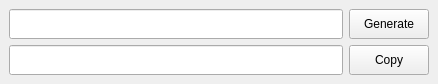
<?xml version="1.0" encoding="UTF-8"?>
<ui version="4.0">
 <class>MainWindow</class>
 <widget class="QMainWindow" name="MainWindow">
  <property name="geometry">
   <rect>
    <x>0</x>
    <y>0</y>
    <width>438</width>
    <height>84</height>
   </rect>
  </property>
  <property name="windowTitle">
   <string>genOPENLOCKKey for EM7565</string>
  </property>
  <widget class="QWidget" name="centralwidget">
   <layout class="QGridLayout" name="gridLayout">
    <item row="1" column="1">
     <widget class="QPushButton" name="btoCopy">
      <property name="minimumSize">
       <size>
        <width>0</width>
        <height>30</height>
       </size>
      </property>
      <property name="text">
       <string>Copy</string>
      </property>
     </widget>
    </item>
    <item row="0" column="1">
     <widget class="QPushButton" name="btnGenerate">
      <property name="minimumSize">
       <size>
        <width>0</width>
        <height>30</height>
       </size>
      </property>
      <property name="text">
       <string>Generate</string>
      </property>
     </widget>
    </item>
    <item row="0" column="0">
     <widget class="QLineEdit" name="leKey">
      <property name="minimumSize">
       <size>
        <width>0</width>
        <height>30</height>
       </size>
      </property>
     </widget>
    </item>
    <item row="1" column="0">
     <widget class="QLineEdit" name="leGenKey">
      <property name="enabled">
       <bool>true</bool>
      </property>
      <property name="minimumSize">
       <size>
        <width>0</width>
        <height>30</height>
       </size>
      </property>
      <property name="readOnly">
       <bool>true</bool>
      </property>
     </widget>
    </item>
   </layout>
  </widget>
 </widget>
 <resources/>
 <connections/>
</ui>
